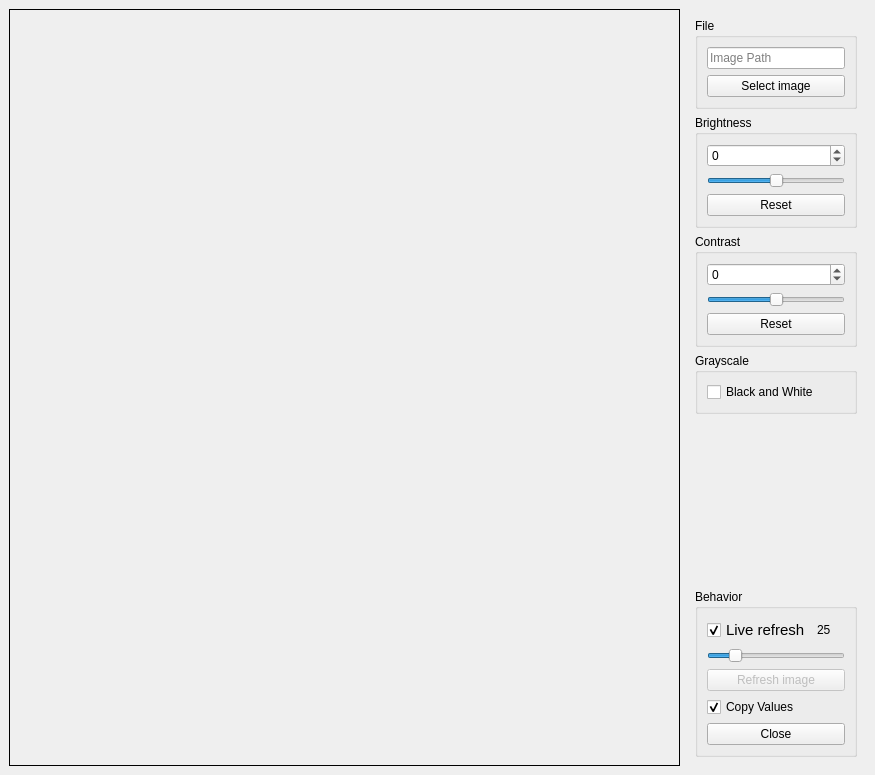
<?xml version="1.0" encoding="UTF-8"?>
<ui version="4.0">
 <class>Preview_Window</class>
 <widget class="QMainWindow" name="Preview_Window">
  <property name="geometry">
   <rect>
    <x>0</x>
    <y>0</y>
    <width>875</width>
    <height>775</height>
   </rect>
  </property>
  <property name="minimumSize">
   <size>
    <width>800</width>
    <height>700</height>
   </size>
  </property>
  <property name="windowTitle">
   <string>OptimaLab35 - Preview</string>
  </property>
  <widget class="QWidget" name="centralwidget">
   <layout class="QHBoxLayout" name="horizontalLayout">
    <item>
     <widget class="QLabel" name="QLabel">
      <property name="minimumSize">
       <size>
        <width>628</width>
        <height>628</height>
       </size>
      </property>
      <property name="frameShape">
       <enum>QFrame::Shape::Box</enum>
      </property>
      <property name="text">
       <string/>
      </property>
      <property name="scaledContents">
       <bool>false</bool>
      </property>
     </widget>
    </item>
    <item>
     <widget class="QWidget" name="widget" native="true">
      <property name="minimumSize">
       <size>
        <width>160</width>
        <height>628</height>
       </size>
      </property>
      <property name="maximumSize">
       <size>
        <width>180</width>
        <height>16777215</height>
       </size>
      </property>
      <layout class="QVBoxLayout" name="verticalLayout_4">
       <item>
        <widget class="QGroupBox" name="groupBox_3">
         <property name="title">
          <string>File</string>
         </property>
         <layout class="QVBoxLayout" name="verticalLayout_3">
          <item>
           <widget class="QLineEdit" name="image_path_lineEdit">
            <property name="toolTip">
             <string>Enter the path to the image file or use the 'Select Image' button to browse.</string>
            </property>
            <property name="placeholderText">
             <string>Image Path</string>
            </property>
           </widget>
          </item>
          <item>
           <widget class="QPushButton" name="load_Button">
            <property name="text">
             <string>Select image</string>
            </property>
           </widget>
          </item>
         </layout>
        </widget>
       </item>
       <item>
        <widget class="QGroupBox" name="groupBox_2">
         <property name="title">
          <string>Brightness</string>
         </property>
         <layout class="QVBoxLayout" name="verticalLayout">
          <item>
           <widget class="QSpinBox" name="brightness_spinBox">
            <property name="minimum">
             <number>-100</number>
            </property>
            <property name="maximum">
             <number>100</number>
            </property>
           </widget>
          </item>
          <item>
           <widget class="QSlider" name="brightness_Slider">
            <property name="minimum">
             <number>-100</number>
            </property>
            <property name="maximum">
             <number>100</number>
            </property>
            <property name="orientation">
             <enum>Qt::Orientation::Horizontal</enum>
            </property>
           </widget>
          </item>
          <item>
           <widget class="QPushButton" name="reset_brightness_Button">
            <property name="toolTip">
             <string>Click to reset the brightness to its default value (0).</string>
            </property>
            <property name="text">
             <string>Reset</string>
            </property>
           </widget>
          </item>
         </layout>
        </widget>
       </item>
       <item>
        <widget class="QGroupBox" name="groupBox">
         <property name="title">
          <string>Contrast</string>
         </property>
         <layout class="QVBoxLayout" name="verticalLayout_2">
          <item>
           <widget class="QSpinBox" name="contrast_spinBox">
            <property name="minimum">
             <number>-100</number>
            </property>
            <property name="maximum">
             <number>100</number>
            </property>
           </widget>
          </item>
          <item>
           <widget class="QSlider" name="contrast_Slider">
            <property name="minimum">
             <number>-100</number>
            </property>
            <property name="maximum">
             <number>100</number>
            </property>
            <property name="orientation">
             <enum>Qt::Orientation::Horizontal</enum>
            </property>
           </widget>
          </item>
          <item>
           <widget class="QPushButton" name="reset_contrast_Button">
            <property name="toolTip">
             <string>Click to reset the contrast to its default value (0).</string>
            </property>
            <property name="text">
             <string>Reset</string>
            </property>
           </widget>
          </item>
         </layout>
        </widget>
       </item>
       <item>
        <widget class="QGroupBox" name="groupBox_5">
         <property name="title">
          <string>Grayscale</string>
         </property>
         <layout class="QGridLayout" name="gridLayout">
          <item row="0" column="0">
           <widget class="QCheckBox" name="grayscale_checkBox">
            <property name="toolTip">
             <string>Convert the image to grayscale (black and white).</string>
            </property>
            <property name="text">
             <string>Black and White</string>
            </property>
           </widget>
          </item>
         </layout>
        </widget>
       </item>
       <item>
        <spacer name="verticalSpacer">
         <property name="orientation">
          <enum>Qt::Orientation::Vertical</enum>
         </property>
         <property name="sizeHint" stdset="0">
          <size>
           <width>20</width>
           <height>219</height>
          </size>
         </property>
        </spacer>
       </item>
       <item>
        <widget class="QGroupBox" name="groupBox_4">
         <property name="maximumSize">
          <size>
           <width>170</width>
           <height>16777215</height>
          </size>
         </property>
         <property name="title">
          <string>Behavior</string>
         </property>
         <layout class="QGridLayout" name="gridLayout_2">
          <item row="3" column="0" colspan="2">
           <widget class="QCheckBox" name="checkBox">
            <property name="toolTip">
             <string>Enable to copy adjustments to the main window upon closing</string>
            </property>
            <property name="layoutDirection">
             <enum>Qt::LayoutDirection::LeftToRight</enum>
            </property>
            <property name="text">
             <string>Copy Values</string>
            </property>
            <property name="checked">
             <bool>true</bool>
            </property>
           </widget>
          </item>
          <item row="4" column="0" colspan="2">
           <widget class="QPushButton" name="close_Button">
            <property name="toolTip">
             <string/>
            </property>
            <property name="text">
             <string>Close</string>
            </property>
           </widget>
          </item>
          <item row="0" column="0">
           <widget class="QCheckBox" name="live_update">
            <property name="font">
             <font>
              <pointsize>11</pointsize>
             </font>
            </property>
            <property name="toolTip">
             <string>Live update applies changes instantly. If the app becomes unresponsive or lags, disable this option.</string>
            </property>
            <property name="text">
             <string>Live refresh</string>
            </property>
            <property name="checked">
             <bool>true</bool>
            </property>
           </widget>
          </item>
          <item row="1" column="0" colspan="2">
           <widget class="QSlider" name="scale_Slider">
            <property name="toolTip">
             <string>Sets the resize value for the preview image. A high value may cause the application to freeze.</string>
            </property>
            <property name="minimum">
             <number>10</number>
            </property>
            <property name="maximum">
             <number>100</number>
            </property>
            <property name="pageStep">
             <number>10</number>
            </property>
            <property name="value">
             <number>25</number>
            </property>
            <property name="orientation">
             <enum>Qt::Orientation::Horizontal</enum>
            </property>
           </widget>
          </item>
          <item row="2" column="0" colspan="2">
           <widget class="QPushButton" name="update_Button">
            <property name="enabled">
             <bool>false</bool>
            </property>
            <property name="toolTip">
             <string>Apply Changes to Preview</string>
            </property>
            <property name="autoFillBackground">
             <bool>false</bool>
            </property>
            <property name="text">
             <string>Refresh image</string>
            </property>
           </widget>
          </item>
          <item row="0" column="1">
           <widget class="QLabel" name="scale_label">
            <property name="font">
             <font>
              <pointsize>9</pointsize>
             </font>
            </property>
            <property name="toolTip">
             <string>Sets the resize value for the preview image. A high value may cause the application to freeze.</string>
            </property>
            <property name="text">
             <string>25</string>
            </property>
           </widget>
          </item>
         </layout>
        </widget>
       </item>
      </layout>
     </widget>
    </item>
   </layout>
  </widget>
  <widget class="QMenuBar" name="menubar">
   <property name="geometry">
    <rect>
     <x>0</x>
     <y>0</y>
     <width>875</width>
     <height>26</height>
    </rect>
   </property>
  </widget>
 </widget>
 <resources/>
 <connections>
  <connection>
   <sender>brightness_Slider</sender>
   <signal>valueChanged(int)</signal>
   <receiver>brightness_spinBox</receiver>
   <slot>setValue(int)</slot>
   <hints>
    <hint type="sourcelabel">
     <x>720</x>
     <y>311</y>
    </hint>
    <hint type="destinationlabel">
     <x>706</x>
     <y>282</y>
    </hint>
   </hints>
  </connection>
  <connection>
   <sender>brightness_spinBox</sender>
   <signal>valueChanged(int)</signal>
   <receiver>brightness_Slider</receiver>
   <slot>setValue(int)</slot>
   <hints>
    <hint type="sourcelabel">
     <x>706</x>
     <y>282</y>
    </hint>
    <hint type="destinationlabel">
     <x>720</x>
     <y>311</y>
    </hint>
   </hints>
  </connection>
  <connection>
   <sender>contrast_Slider</sender>
   <signal>valueChanged(int)</signal>
   <receiver>contrast_spinBox</receiver>
   <slot>setValue(int)</slot>
   <hints>
    <hint type="sourcelabel">
     <x>720</x>
     <y>454</y>
    </hint>
    <hint type="destinationlabel">
     <x>699</x>
     <y>425</y>
    </hint>
   </hints>
  </connection>
  <connection>
   <sender>contrast_spinBox</sender>
   <signal>valueChanged(int)</signal>
   <receiver>contrast_Slider</receiver>
   <slot>setValue(int)</slot>
   <hints>
    <hint type="sourcelabel">
     <x>699</x>
     <y>425</y>
    </hint>
    <hint type="destinationlabel">
     <x>720</x>
     <y>454</y>
    </hint>
   </hints>
  </connection>
  <connection>
   <sender>live_update</sender>
   <signal>toggled(bool)</signal>
   <receiver>update_Button</receiver>
   <slot>setDisabled(bool)</slot>
   <hints>
    <hint type="sourcelabel">
     <x>785</x>
     <y>624</y>
    </hint>
    <hint type="destinationlabel">
     <x>785</x>
     <y>659</y>
    </hint>
   </hints>
  </connection>
  <connection>
   <sender>scale_Slider</sender>
   <signal>valueChanged(int)</signal>
   <receiver>scale_label</receiver>
   <slot>setNum(int)</slot>
   <hints>
    <hint type="sourcelabel">
     <x>783</x>
     <y>644</y>
    </hint>
    <hint type="destinationlabel">
     <x>831</x>
     <y>619</y>
    </hint>
   </hints>
  </connection>
 </connections>
</ui>
